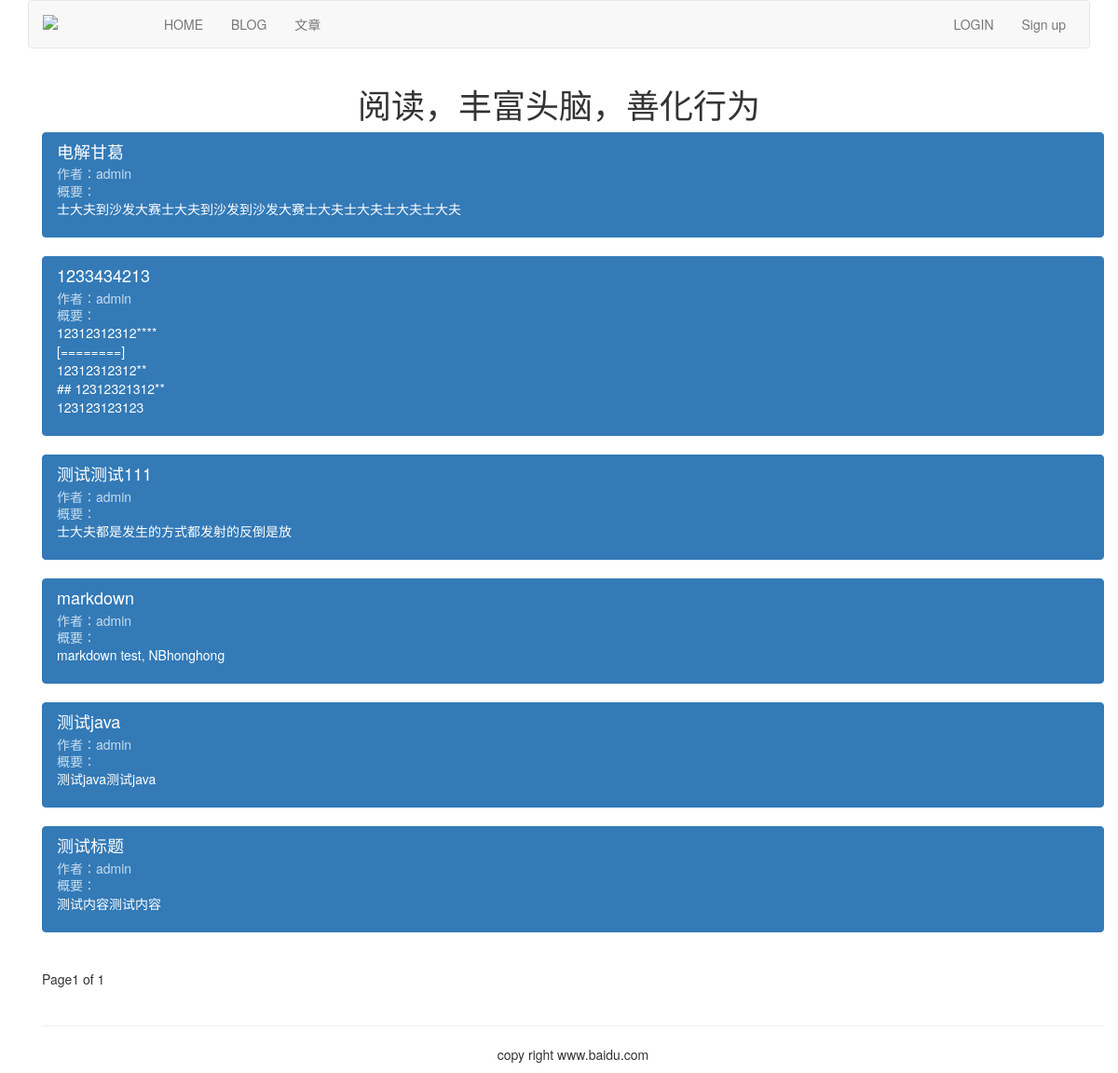
Page /article/list-article-titles/ on the earlier database version.
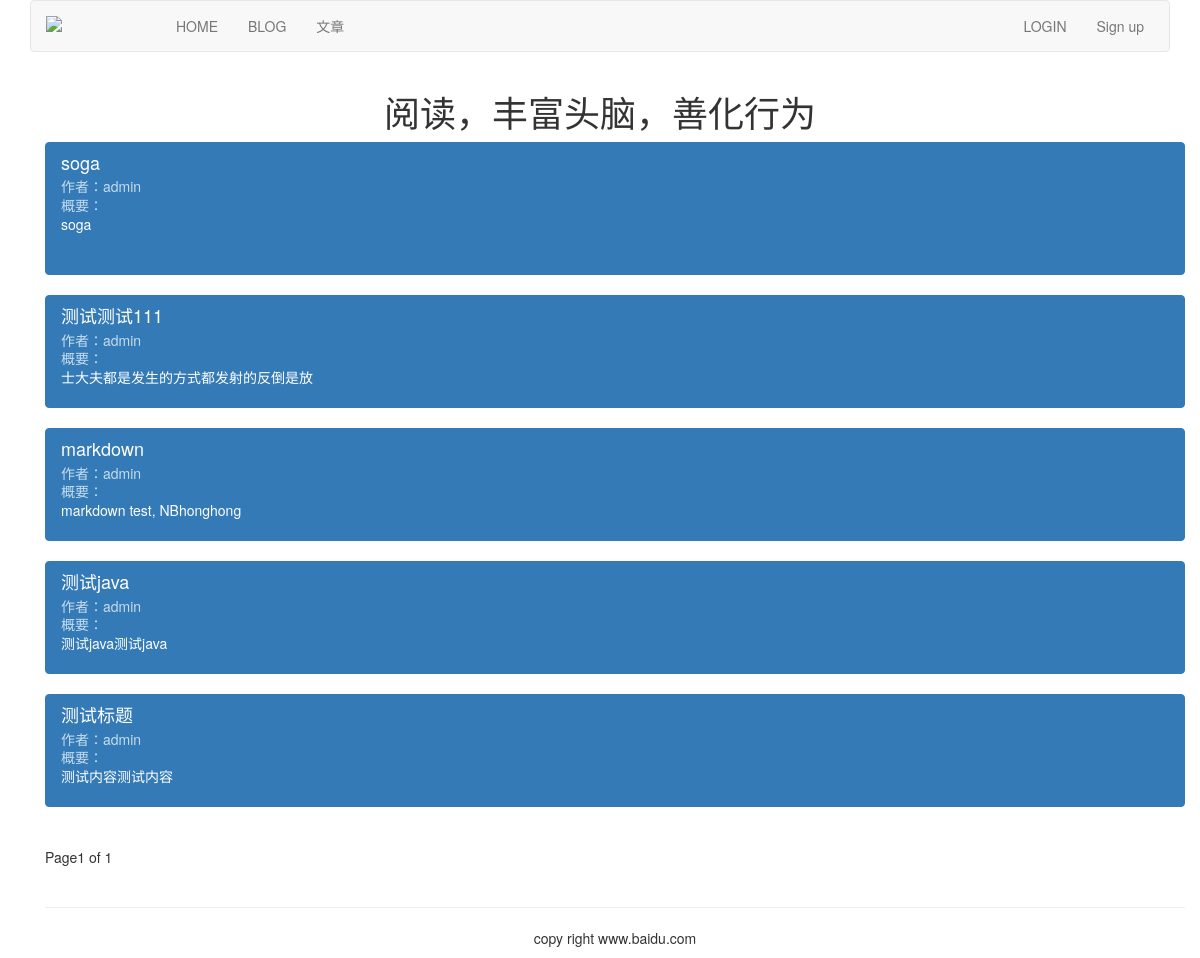
Same page on the later database version.
### article/models.py (models this page shows, shortened)
class ArticlePost(models.Model):
    author = models.ForeignKey(User, related_name="article")
    title = models.CharField(max_length=200)
    slug = models.SlugField(max_length=500)
    column = models.ForeignKey(ArticleColumn, related_name="article_column")
    body = models.TextField()
    created = models.DateTimeField(default=timezone.now())
    updated = models.DateTimeField(auto_now=True)
    class Meta:
        ordering = ("-updated",)
        index_together = (('id', 'slug'),) #为每篇文章的id和slug获取文章对象，建立索引后，提高读取速度

### article/list_views.py (the view)
def article_titles(request):
    article_title = ArticlePost.objects.all()  # 获取所有文章信息
    paginator = Paginator(article_title, 10)  # 实例化一个分页对象，每页10行
    page = request.GET.get('page') #获取页码
    try:
        current_page = paginator.page(page) #获取某页对应的记录
        articles = current_page.object_list
    except PageNotAnInteger:  #如果页码不是一个整数
        current_page = paginator.page(1) #取第一页的记录
        articles = current_page.object_list
    except EmptyPage: #如果页码太大，没有相应的记录
        current_page = paginator.page(paginator.num_pages) #取最后一页记录
        articles = current_page.object_list
    return render(request, "article/list/article_titles.html", {"articles": articles, "page": current_page})

### templates/article/list/article_titles.html (shortened to what this page needs)
{% extends "base.html" %}
{% block content %}
    <div class="row text-center verticle-middle-sm">
        <h1>阅读，丰富头脑，善化行为</h1>
    </div>
    <div class="container">
        {% for article in articles %}
            <div class="list-group">
                <a href="#" class="list-group-item active">
                    <h4 class="list-group-item-heading">{{ article.title }}</h4>
                    <p class="list-group-item-text">作者：{{ article.author.username }}</p>
                    <p class="list-group-item-text">概要：{{ article.body|slice:'70'|linebreaks }}</p>
                </a>
            </div>
        {% endfor %}
        {% include "paginator.html" %}
    </div>
{% endblock %}

Differences in the rows shown:
removed ArticlePost: title "1233434213", author.username "admin", body "12312312312**** [========] 12312312312** ## 12312321312** 123123123123"
changed ArticlePost: title "电解甘葛" → "soga"; body "士大夫到沙发大赛士大夫到沙发到沙发大赛士大夫士大夫士大夫士大夫" → "soga"
